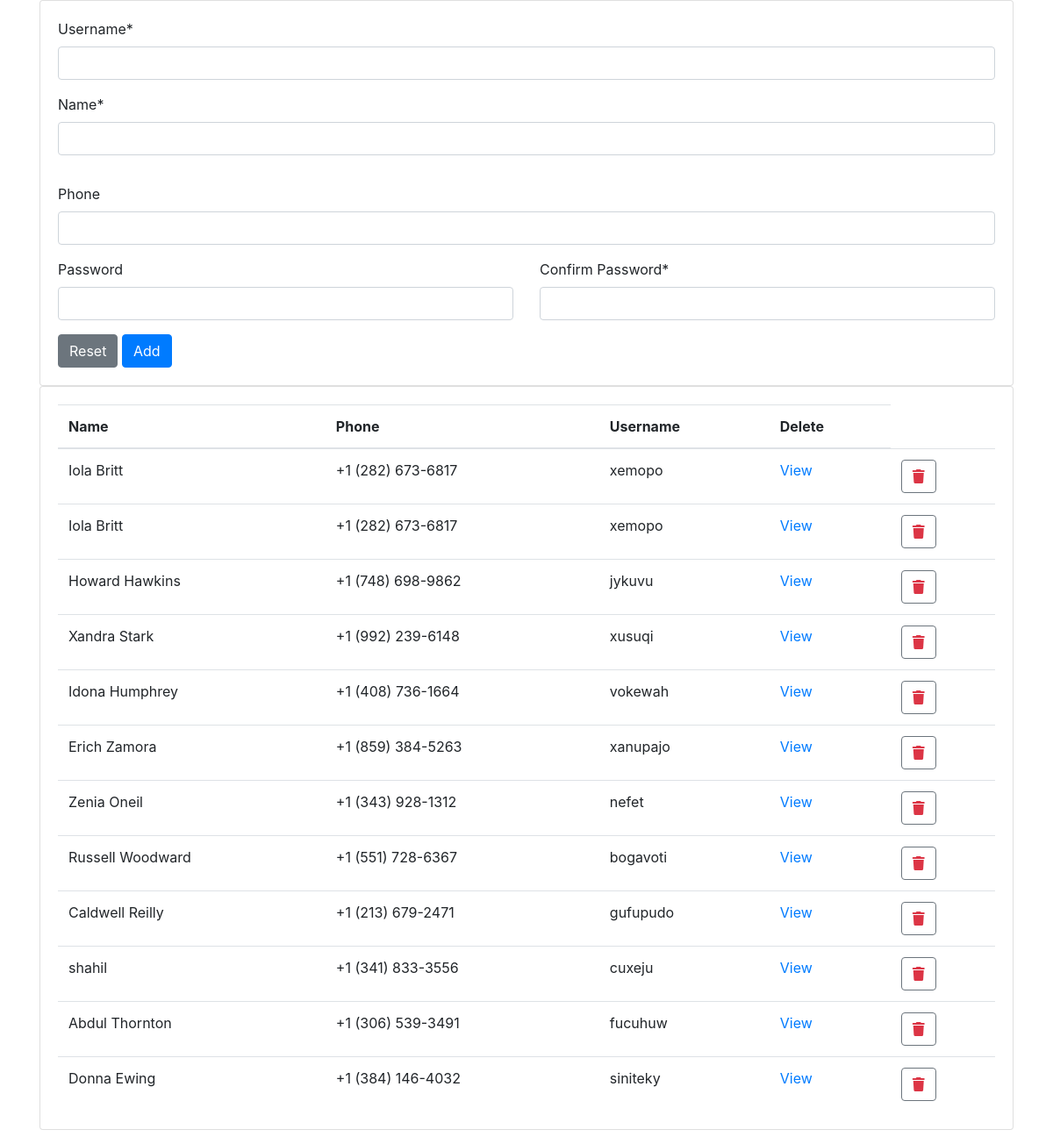
The page /user/register on the database as committed earlier.
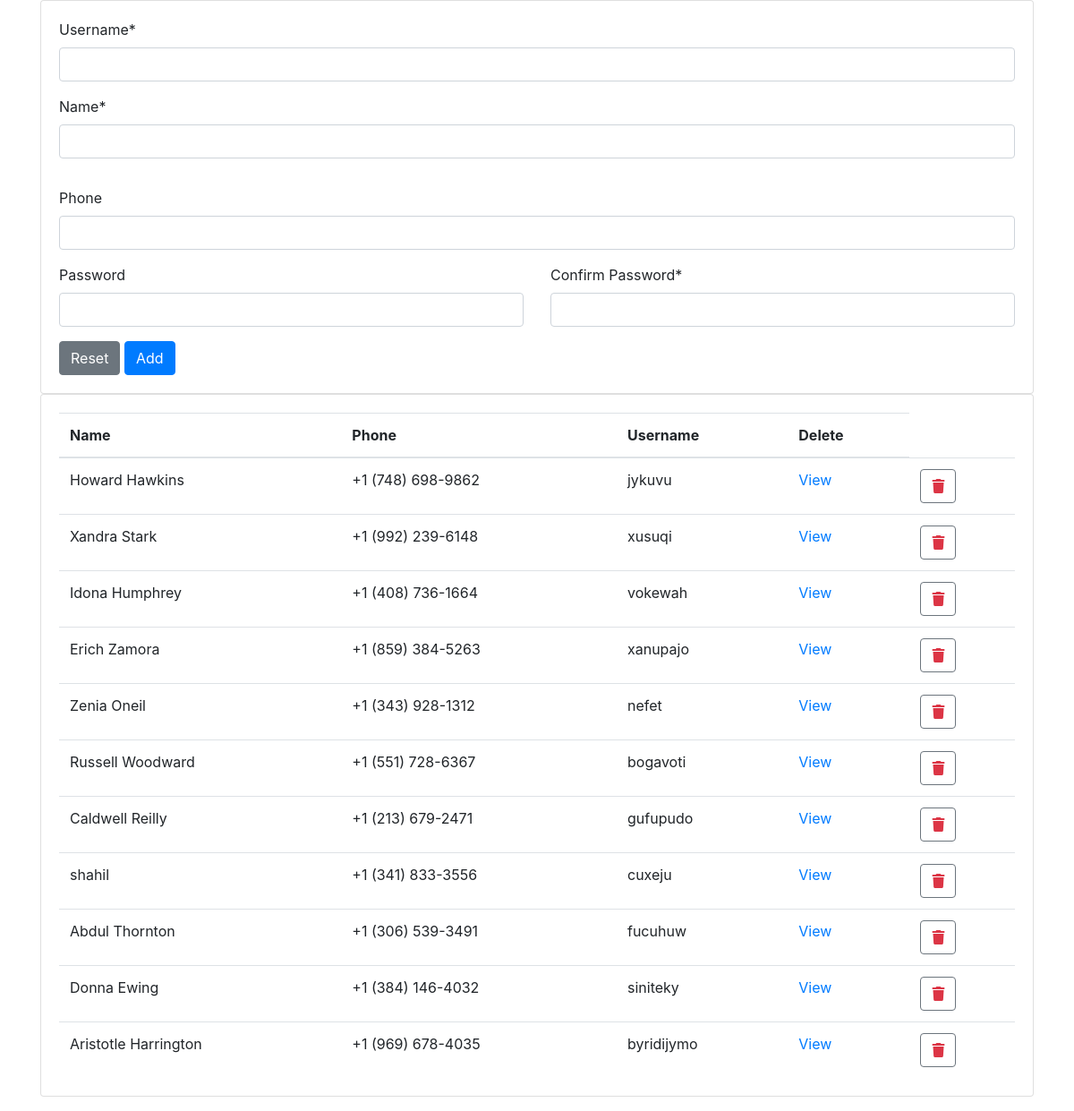
The same page on the database as committed later.
### mosh/models.py (models this page shows)
class Employee(models.Model):
    name = models.CharField(max_length=100, null=True)
    phone = models.CharField(max_length=100, null=True)
    username = models.CharField(max_length=100, null=True)
    password = models.CharField(max_length=100, null=True)

### mosh/views.py (the view)
# urls.py: path("register", views.register, name="register"),
def register(request):
    user=Employee.objects.all()
    context={
        "user":user
    }
    return render(request,'register.html',context)

### templates/register.html (shortened to what this page needs)
<!doctype html>
<html lang="en">
<head>
    <link rel="stylesheet" href="https://cdn.jsdelivr.net/npm/bootstrap@4.6.2/dist/css/bootstrap.min.css"
>
        <link rel="stylesheet" href="https://cdnjs.cloudflare.com/ajax/libs/font-awesome/6.2.0/css/all.min.css" />
</head>
<body>
    <div class="container">
        <div class="row">
            <div class="col-lg-12">
                <div class="card">
                    <div class="card-body">
                        <form id="userForm" method="post">
                            <div class="row g-3 mb-3">
                                <div class="col-sm-12">
                                    <label class="form-label">Username*</label>
                                    <input type="text" name="username" class="form-control">
                                </div>
                                <div class="col-sm-12">
                                    <label class="form-label">Name*</label>
                                    <input type="text" name="name" class="form-control">
                                </div>
                            </div>
                            <div class="row g-3 mb-3">
                                <div class="col-sm-12">
                                    <label class="form-label">Phone</label>
                                    <input type="tel" name="phone" class="form-control">
                                </div>
                            </div>
                            <div class="row g-3 mb-3">
                                <div class="col-sm-6">
                                    <label class="form-label">Password</label>
                                    <input type="text" name="password" id="password" class="form-control">
                                </div>
                                <div class="col-sm-6">
                                    <label class="form-label">Confirm Password*</label>
                                    <input type="text" name="confirm" class="form-control">
                                </div>
                            </div>
                            <button type="button" class="btn btn-secondary" id="btnReset">Reset</button>
                            <button type="submit" class="btn btn-primary">Add</button>
                        </form>
                    </div>
                </div>
            </div>
        </div>
        <div class="row clearfix g-3">
            <div class="col-sm-12">
                <div class="card mb-3">
                    <div class="card-body">
                        <table id="userTable" class="table table-hover align-middle mb-0" style="width:100%">
                            <thead>
                                <tr>
                                    <th>Name</th>
                                    <th>Phone</th>
                                    <th>Username</th>
                                    <th>Delete</th>
                                </tr>
                            </thead>
                            <tbody>
                                {% for i in user %}
                                <tr>
                                    <td>{{i.name}}</td>
                                    <td>{{i.phone}}</td>
                                    <td>{{i.username}}</td>
                                    <td><a href="/user/product/{{i.id}}">View</a></td>
                                    <td><button id="btnDelete" type="button" class="btn btn-outline-secondary" value="{{i.id}}" onclick="deleteUser(this,'{{i.id}}')"><i class="fa fa-trash text-danger"></i></button></td>
                                </tr>
                                {% endfor %}
                            </tbody>
                        </table>
                    </div>
                </div>
            </div>
        </div>
    </div>
</body>
</html>

Rows that differ between the two databases and show on the page:
removed Employee: name "Iola Britt", phone "+1 (282) 673-6817", username "xemopo", {{ i.id }} 2 (drawn)
removed Employee: name "Iola Britt", phone "+1 (282) 673-6817", username "xemopo", {{ i.id }} 3 (drawn)
added Employee: name "Aristotle Harrington", phone "+1 (969) 678-4035", username "byridijymo", {{ i.id }} 15 (drawn)
